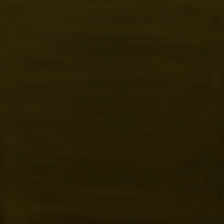
#> input picture Dataset/Dataset_128/open_noLED_png_resized/10.25/20220520_030304.png, 224 x 224 px, found by its file name
$ jupyter execute --allow-errors toSaturation.ipynb   (shell and % lines are left out)
#> lines starting #> are read from the running program, lines starting #| are printed output that depends on the picture
#> further down, img is the input picture: shape (224, 224, 3); mean B, G, R 4.9, 31, 39.5
#> `img_hsv = cv2.cvtColor(img, cv2.COLOR_BGR2HSV)`: img_hsv: shape (224, 224, 3); mean H, S, V 22.6, 223.3, 39.5
#> `img_hsv = img_hsv[:, :,1]`:
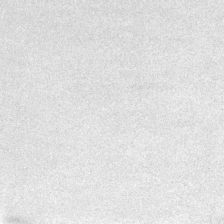
#> img_hsv: shape (224, 224); min 191, max 248, mean 223.3
[cell 1]
import os
import os.path
import imageio
import numpy as np
import rawpy
from skimage import exposure
import cv2

[cell 2]
from google.colab import drive
#> (the rest of this cell did not finish here and is left out)

[cell 3]
path = '/content/gdrive/MyDrive/Hasil_Train/Dataset_128/0deg_LED_resized/94.2/20220427_143129.png'
img = cv2.imread(path)
#> (the rest of this cell did not finish here and is left out)

[cell 4]
dataset_name = "open_noLED_png_saturation"
your_dir_path = '/content/gdrive/MyDrive/Hasil_Train/Dataset_128/open_noLED_png_resized' # String. The path of your directory containing all your subdirectories
new_dir_path = f'/content/{dataset_name}' # The path of your new directory with the same architecture as the previous one, but with cropped and aligned faces

#> (a cell that did not finish here is left out)
